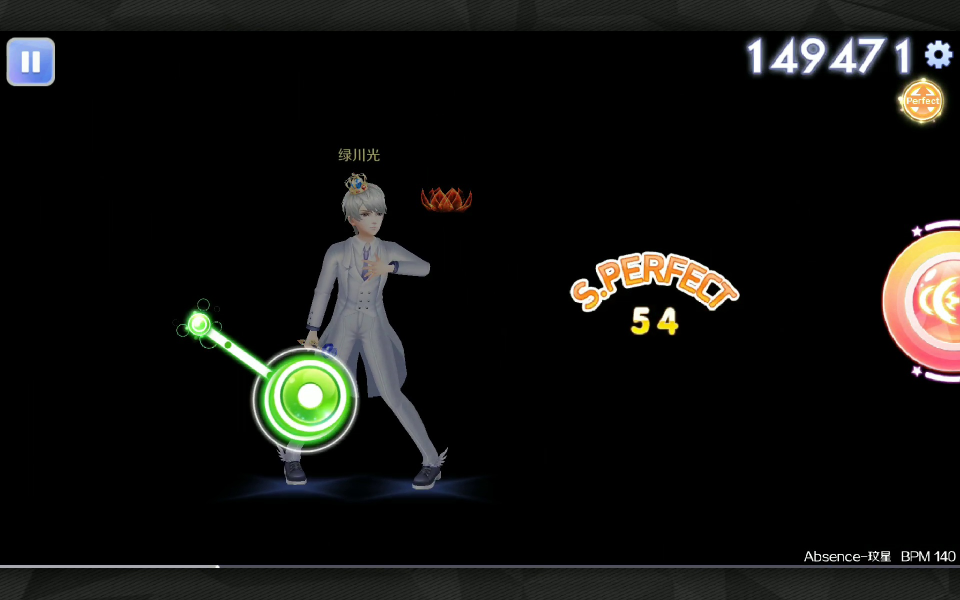
#> input picture raw_img/1144.jpg, 1920 x 1200 px (shown at 1/2 size); its folder holds only this picture in this run
$ python model_Gen.py
#> lines starting #> are read from the running program, lines starting #| are printed output that depends on the picture; after the words box and inside, x2 and y2 are one past the last pixel; in counts of white or black regions, pixels touching at a corner belong together
#> further down, raw is the input picture: shape (1200, 1920, 3); mean B, G, R 16.8, 19, 19.1
### img_Ini.py
import cv2
import numpy as np

def img_ini(frame, thres = 240, mode = "x", name = "l"):
    #   Rotate, Extract interest Area, Binarization
#> called with thres = 240, mode = 'd', name = 'j'
    if name == "d":
        frame_ = frame[132: 212, 1350: 1846, :]
        # frame_ = frame[502: 840, 1760: 1919, :]
    elif name == "b":
        frame_ = frame[132: 214, 1351: 1831, :]
    elif name == "g":
        frame_ = frame[123: 174, 945: 1224, :]
    elif name == "h":
        frame_ = frame[185: 263, 1376: 1832, :]
        # frame = cv2.rotate(frame, cv2.ROTATE_90_COUNTERCLOCKWISE)
        # roi = frame[558: 885, 1759: 1919, :]
    elif name == "j":
        frame_ = frame[131: 212, 1333: 1836, :]
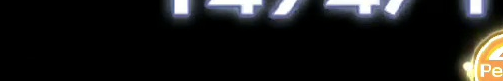
#> frame_: shape (81, 503, 3); mean B, G, R 23.7, 24.3, 24.5
    elif name == "l":
        frame_ = frame[135: 213, 1367: 1834, :]
    elif name == "m":
        frame_ = frame[86: 139, 920: 1220, :]
    elif name == "mj":         # mz_old
        frame = cv2.rotate(frame, cv2.ROTATE_90_CLOCKWISE)
        frame_ = frame[1391: 1839, 1176: 1253, :]
        frame_ = cv2.rotate(frame_, cv2.ROTATE_90_COUNTERCLOCKWISE)
    # elif name == "t1":
    #     frame_ = frame[185: 257, 1340: 1833, :]
    elif name == "t":
        frame_ = frame[131: 219, 1306: 1824, :]
    elif name == "qx":
        # frame_ = frame[130: 179, 942: 1221, :]        #   low resolution
        frame = cv2.rotate(frame, cv2.ROTATE_90_COUNTERCLOCKWISE)
        frame_ = frame[83: 526, 187: 265, :]
        frame_ = cv2.rotate(frame_, cv2.ROTATE_90_CLOCKWISE)
    elif name == "w":
        # frame_ = frame[122: 183, 910: 1228, :]
        # frame_ = frame[70: 119, 733: 1009, :]
        frame_ = frame[207: 265, 1017: 1341, :]
    # elif name == "x":     #   七夜
    #     # frame = cv2.rotate(frame, cv2.ROTATE_90_COUNTERCLOCKWISE)    #   for low resolution
    #     frame_ = frame[128: 179, 945: 1224, :]
    elif name == "y":
        # frame_ = frame[122: 183, 910: 1228, :]
        # frame_ = frame[70: 119, 733: 1009, :]
        frame_ = frame[41: 94, 897: 1226, :]
    elif name == "z":
        frame_ = frame[186: 261, 1371: 1845, :]
    frame0 = cv2.cvtColor(frame_, cv2.COLOR_BGR2GRAY)
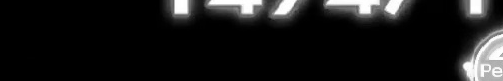
#> frame0: shape (81, 503); min 0, max 255, mean 24.3
    _, frame0 = cv2.threshold(frame0, thres, 255, cv2.THRESH_BINARY)
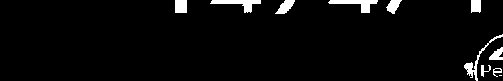
#> frame0: shape (81, 503); 3.8% white; 11 white regions (1 under 20 px), largest, box (x1, y1, x2, y2) and area: (328, 0, 378, 13) 275, (210, 0, 261, 13) 271, (464, 34, 503, 81) 224
    # kernel = np.ones((8, 8), np.uint8)
    #
    # frame0 = cv2.erode(frame0, kernel, iterations=1)
    if name == "y1"  or name == "t" or name == "w":
        kernel = np.ones((2, 2), np.uint8)
        frame0 = cv2.dilate(frame0, kernel, iterations=1)
    if name == "g" or name == "t1":
        kernel = np.ones((3, 3), np.uint8)
        frame0 = cv2.dilate(frame0, kernel, iterations=1)
        kernel = np.ones((2, 2), np.uint8)
        frame0 = cv2.erode(frame0, kernel, iterations=1)
    if mode == "d":
        # find all your connected components (white blobs in your image)
        if name == "b":
            min_size = 300
            min_height = 50
            max_height = 70
            ksize = 3
            ystart = 20
        elif name == "d":
            min_size = 300
            min_height = 50
            max_height = 70
            ksize = 3
            ystart = 20
        elif name == "g":
            min_size = 100        #   low resolution
            min_height = 30
            max_height = 48
            ksize = 3
            ystart = 25
        elif name == "h":
            min_size = 100
            min_height = 53
            max_height = 78
            ksize = 3
            ystart = 20
        if name == "j":  # ipad2022air5 10.9inch
            min_size = 300
            min_height = 50
            max_height = 70
            ksize = 3
            ystart = 20
        elif name == "l":
            min_size = 300
            min_height = 50
            max_height = 70
            ksize = 4
            ystart = 20
        elif name =="m":
            min_size = 100
            min_height = 35
            max_height = 51
            ksize = 2
            ystart = 20
        elif name == "mj":
            min_size = 100
            min_height = 53
            max_height = 78
            ksize = 2
            ystart = 20
        elif name == 'qx':
            # [5 lines of commented-out code are left out]

            min_size = 100
            min_height = 50
            max_height = 70
            ksize = 4
            ystart = 18
        elif name == "t":
            min_size = 300
            min_height = 50
            max_height = 70
            ksize = 2
            ystart = 20
        elif name == "t1":
            min_size = 300
            min_height = 50
            max_height = 70
            ksize = 2
            ystart = 20
        elif name == 'w':
            min_size = 100
            min_height = 30
            max_height = 50
            ksize = 2
            ystart = 20
        # [6 lines of commented-out code are left out]
        elif name == "z":
            min_size = 100
            min_height = 53
            max_height = 78
            ksize = 3
            ystart = 20
        else:
            min_size = 100
            min_height = 50
            max_height = 70
            ksize = 4
            ystart = 18
        #
        if name =="g" or name == "m":
            kernel = np.ones((2,2), np.uint8)
            frame0 = cv2.dilate(frame0, kernel, iterations=1)
            frame0 = cv2.erode(frame0, kernel, iterations=1)
        if name == "q" or name == "w" or name == "t":
            kernel = np.ones((2, 2), np.uint8)
            frame0 = cv2.dilate(frame0, kernel, iterations=1)
            frame0 = cv2.erode(frame0, kernel, iterations=1)
        kernel = np.ones((ksize, ksize), np.uint8)
        frame0 = cv2.erode(frame0, kernel, iterations=1)
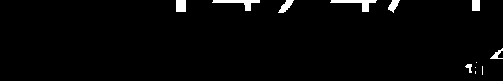
#> frame0: shape (81, 503); 2.2% white; 12 white regions (4 under 20 px), largest, box (x1, y1, x2, y2) and area: (330, 0, 377, 12) 200, (212, 0, 260, 11) 192, (176, 0, 186, 12) 120
        # cv2.imshow("tst", frame0)

        nb_components, output, stats, centroids = cv2.connectedComponentsWithStats(frame0, connectivity=8)
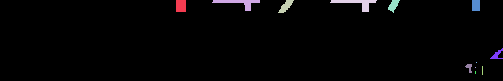
#> output: shape (81, 503) int32; 13 distinct labels, from 0 to 12; one colour per label, 0 black
#> nb_components = 13; stats = 13 rows, first 6: [0, 0, 503, 81, 39850], [176, 0, 10, 12, 120], [212, 0, 48, 11, 192], [278, 0, 16, 13, 101], [330, 0, 47, 12, 200], [388, 0, 12, 13, 85]; centroids = 13 rows, first 8: [249.2, 40.65], [180.5, 5.5], [238.8, 2.41], [285.5, 5.83], [356.8, 2.89], [393.1, 5.01], [475.5, 5], [496.6, 54.48]
        # connectedComponentswithStats yields every seperated component with information on each of them, such as size
        # the following part is just taking out the background which is also considered a component, but most of the time we don't want that.
        sizes = stats[1:, -1]
#> sizes = [120, 192, 101, 200, 85, 88, 58, 1, 35, 1, 9, 3]
        nb_components = nb_components - 1
#> nb_components = 12

        # minimum size of particles we want to keep (number of pixels)
        # here, it's a fixed value, but you can set it as you want, eg the mean of the sizes or whatever
        # your answer image
        img2 = np.zeros((output.shape))
        border = 1
        imgh = output.shape[0]
#> imgh = 81
        # print(stats)
        # for every component in the image, you keep it only if it's above min_size
        for i in range(0, nb_components):
            if sizes[i] >= min_size and stats[i+1][3] > min_height and stats[i+1][3]<max_height and stats[i+1][0]>3 and stats[i+1][1]<ystart:  # and stats[i+1][1]+stats[i+1][3]<imgh-border:
            # if sizes[i] >= min_size and stats[i + 1][3] > min_height and stats[i + 1][3] < max_height and stats[i + 1][0] > 20:
                if name == "s":
                    if stats[i + 1][1] > 0:
                        img2[output == i + 1] = 255
                elif name == "qx":
                    if stats[i+1][1]+stats[i+1][3]<74:
                        img2[output == i + 1] = 255
                elif name == "m":
                    if stats[i+1][2]<35:
                        img2[output == i + 1] = 255
                else:
                    # print(stats[i+1])
                    # if sizes[i][0]+sizes[i][2] > sizes[i+1][0]
                    img2[output == i + 1] = 255
#> img2: shape (81, 503) float64; every value is 0
            # [6 lines of commented-out code are left out]


        img2 = cv2.dilate(img2, kernel, iterations=1)
        return img2

    return frame0

# [5 lines that do not run on import are left out]

### model_Gen.py
import cv2
import numpy as np
from img_Ini import img_ini
import os

count = 0
Inputfolder = "./raw_img"
a = os.listdir(Inputfolder)
for f in a:
    # print(f)
    raw = cv2.imread(Inputfolder+'/'+f)
    raw_ = img_ini(raw, mode="d", name="j")

    #   Segmentation
    colsum = np.sum(raw_, 0)
#> colsum = 503 values from 0 to 0
    colsum[colsum<2] = 0
    colsum[colsum>2] = 1

    flag = 0
    m = []
    n = []

    for i in range(0, len(colsum)):
        if colsum[i] == 1 and flag != 1:
            flag = 1
            m.append(i)
        elif colsum[i] == 0 and flag == 1:
            flag = 0
            n.append(i)
#> after the loop, flag = 0; m = []; n = []

    img = []

    for j in range(0, len(m)):
        begin = m[j]
        end = n[j]
        tmp = raw_[:, begin : end]
        cv2.imwrite(str(count)+".jpg", tmp)
        count = count+1
#> this loop made 0 passes
#> after the loop, count = 0


import shutil
for i in range(0,10):
    shutil.rmtree(str(i))
    os.mkdir(str(i))
